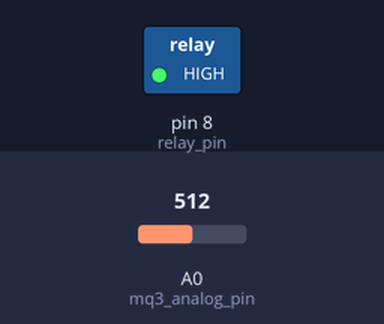
Bench run of a sketch on a simulated Arduino Uno, built with avr-gcc and run on an emulated ATmega328P. Parts: switched loads named in the sketch (green lamp = pin HIGH). The test bench sets the inputs (shaded band); at power-on: A0 (mq3_analog_pin) = 512. What the sketch prints to the serial monitor is not drawn.

Above: at 1.2 s.
1.3 s: A0 (mq3_analog_pin) set to 985
2.8 s: A0 (mq3_analog_pin) set to 1016
Timing chart, 0 to 5.8 s (numbered marks = the images above; inputs shaded):
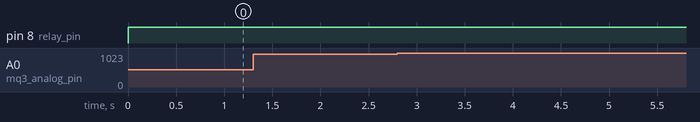

Measured:
- after the input at 1.3 s, every drawn part: stays the same
- after the input at 2.8 s, every drawn part: stays the same

The sketch:

Helmet.ino
```cpp
const int mq3_analog_pin = A0;
const int relay_pin = 8;

bool relayLocked = false;  // Latch variable

void setup() {
  Serial.begin(9600);
  pinMode(relay_pin, OUTPUT);

  // Start with relay ON (active LOW)
  digitalWrite(relay_pin, LOW);
}

void loop() {
  int sensorValue = analogRead(mq3_analog_pin);

  Serial.print("MQ-3 Value: ");
  Serial.println(sensorValue);

  // If already locked, keep relay OFF forever
  if (relayLocked) {
    digitalWrite(relay_pin, HIGH); // Relay OFF
    Serial.println("Relay LOCKED OFF - Alcohol was detected earlier");
    delay(200);
    return;   // Skip rest of loop
  }

  // If alcohol crosses threshold, lock relay OFF
  if (sensorValue > 440) {
    relayLocked = true;
    digitalWrite(relay_pin, HIGH);  // Relay OFF
    Serial.println("Alcohol Detected! Relay OFF and LOCKED.");
  }
  else {
    // Relay stays ON (only if not locked)
    digitalWrite(relay_pin, LOW);  // Relay ON
    Serial.println("Safe - Relay ON");
  }

  delay(200);
}
```
